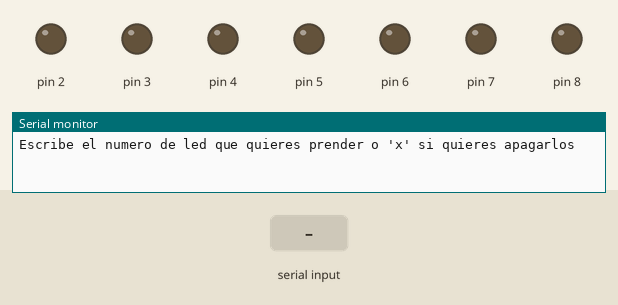
Simulated run of this sketch. Board: Arduino Uno, built with avr-gcc and run on an emulated ATmega328P. On the bench: output pins drawn as LEDs (lit = HIGH), the last lines printed to the serial monitor. The test bench sets the inputs (shaded band).

Above: at 1.2 s.
1.3 s: "90,45\n" received over Serial
At 2.2 s:
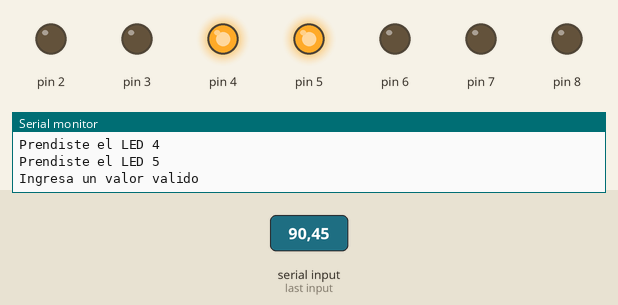
2.8 s: "30,150\n" received over Serial
At 3.4 s:
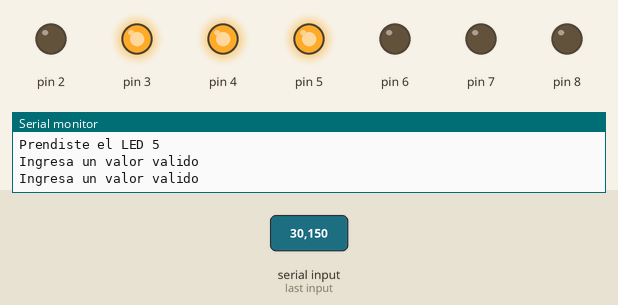
4.3 s: "2\n" received over Serial
At 5.5 s:
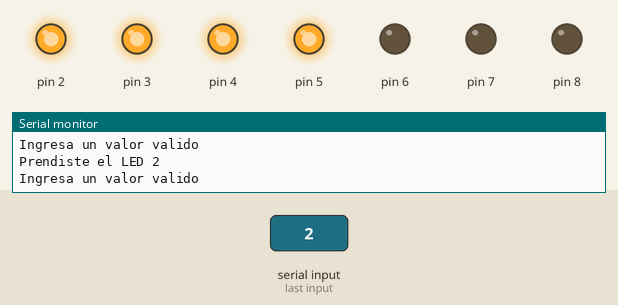
5.8 s: "6\n" received over Serial
At 6.8 s:
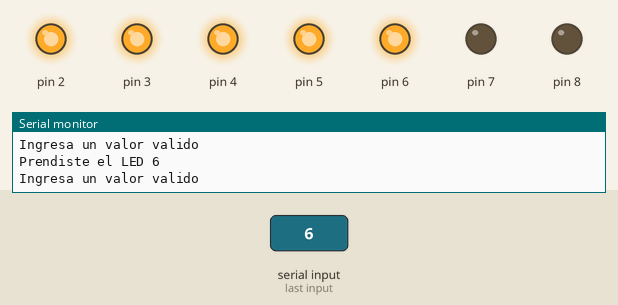
Timing chart, 0 to 8.3 s (numbered marks = the images above; inputs shaded):
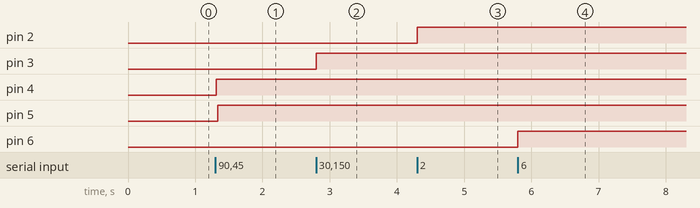

Measured:
- after the input at 1.3 s, pin 4, pin 5: LOW → HIGH at once
- after the input at 2.8 s, pin 3: LOW → HIGH at once
- after the input at 4.3 s, pin 2: LOW → HIGH at once
- after the input at 5.8 s, pin 6: LOW → HIGH at once

The sketch:

Lec05_nd.ino
```cpp
/*
Lec 05 - Monitor serial

Prenderemos y apagaremos los leds utilizando el monitor serial
Para este ejemplo los leds estan del pin 2 al 8
*/
int t=100; //Delay de los LEDs

void setup(){
  for(int i=2;i<9;i++){
    pinMode(i,OUTPUT); //Usamos un for para no escribir tanto codigo
  }
  Serial.begin(9600); //Abrimos el puerto serie a 9600 baudios
  while(!Serial);
  //Escribimos un mensaje
  Serial.println("Escribe el numero de led que quieres prender o 'x' si quieres apagarlos");
}

void loop(){
  if(Serial.available()){
    char ch= Serial.read(); //lo que mandemos al monitor se guardara en esta variable, como tipo char
    if(ch>='2' && ch<='8'){
      int led=ch-'0';//Al restar dos caracteres obtenemos su resultado en ascii y lo guardamos como int.
      switch(led){
       case 2: digitalWrite(led,HIGH);
       break;
       case 3: digitalWrite(led,HIGH);
       break;
       case 4: digitalWrite(led,HIGH);
       break;
       case 5: digitalWrite(led,HIGH);
       break;
       case 6: digitalWrite(led,HIGH);
       break;
       case 7: digitalWrite(led,HIGH);
       break;
       case 8: digitalWrite(led,HIGH);
       break;
      }
       Serial.print("Prendiste el LED ");
       Serial.println(ch);
    }
    else if(ch=='x'){
      for(int i=2;i<9;i++){
        digitalWrite(i, LOW);
      }
      Serial.println("Apagados");
    }
    else{
      Serial.println("Ingresa un valor valido");
    }
  }
}
```
